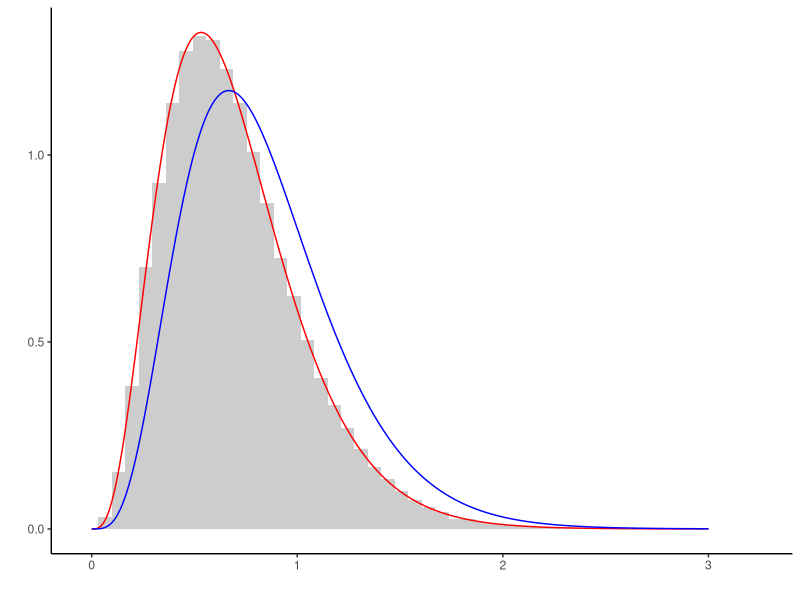
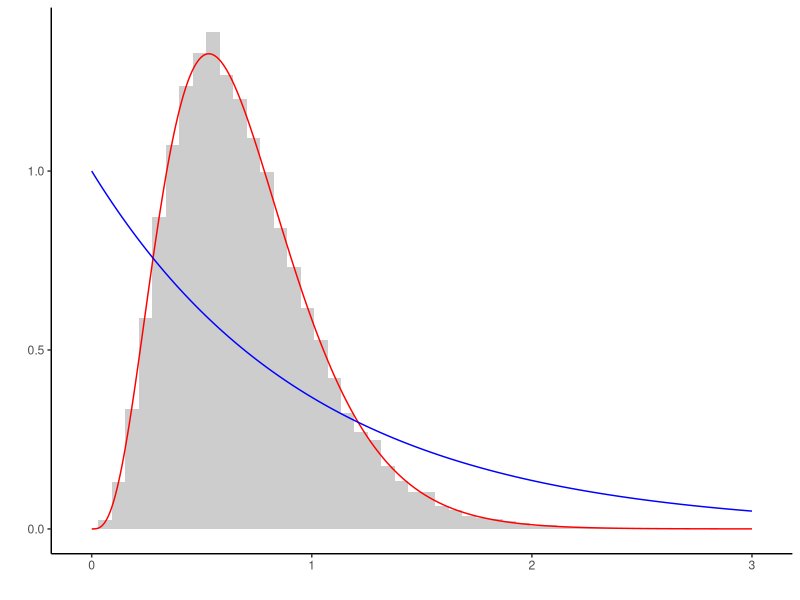
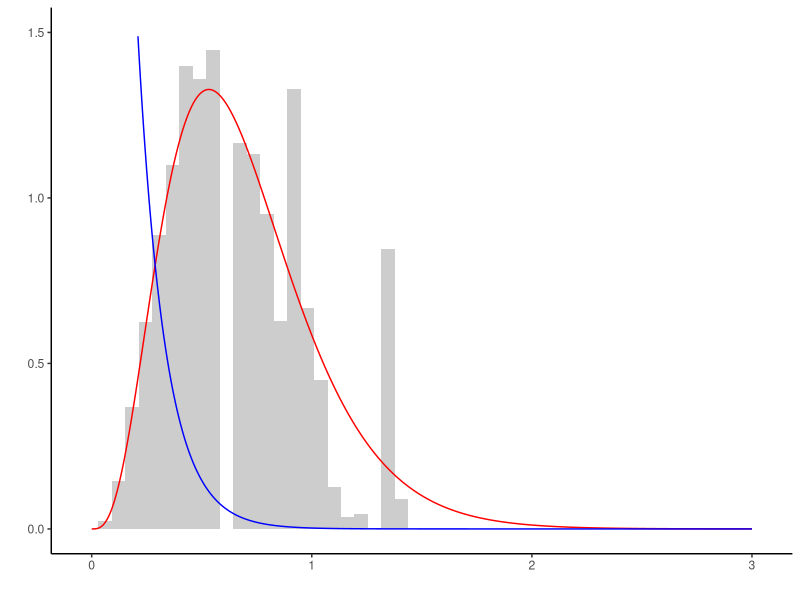
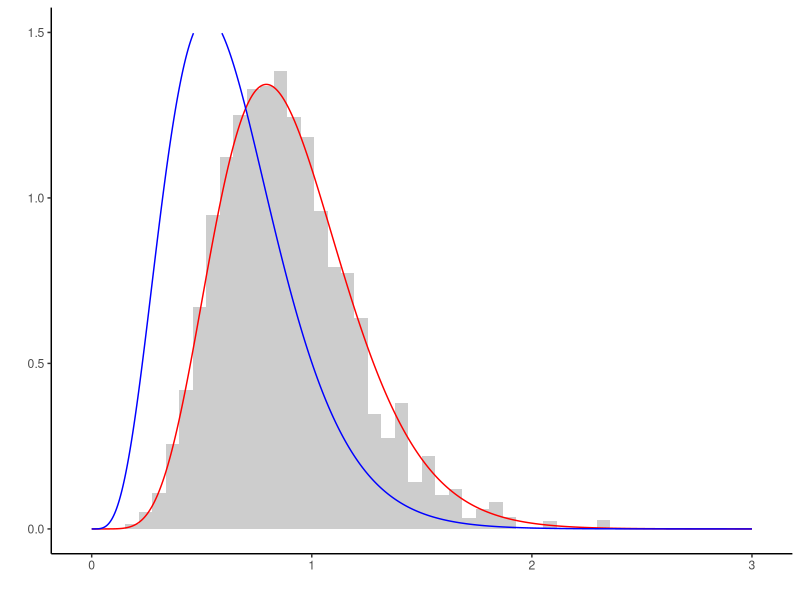
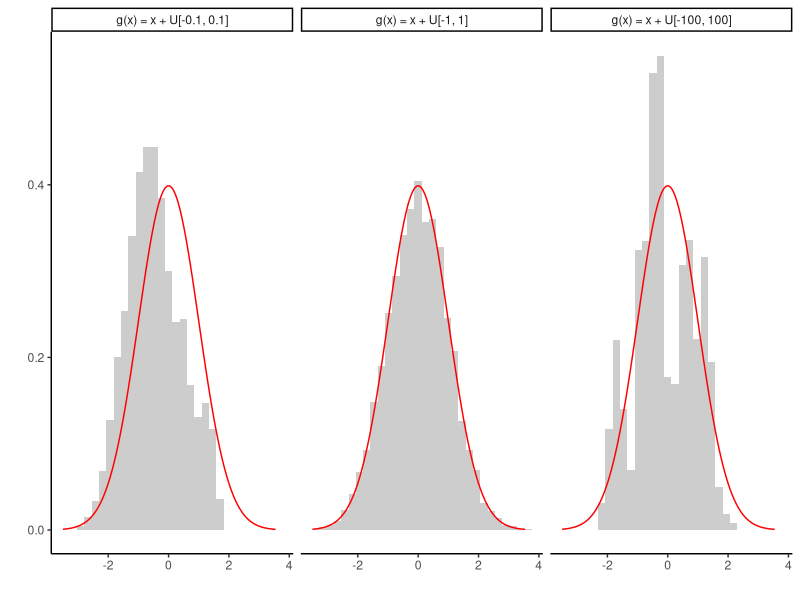

Here is the R script that generated these plots, in order:
## ---- chunk 1
knitr::opts_chunk$set(echo = TRUE)
## ---- chunk 2
alpha0 <- 4.3 #shape 
beta0 <- 6.2 #rate
  
alpha <- 5 #proposal shape
beta <- 6 #proposal rate

f <- function(x) dgamma(x, alpha0, beta0) #target density
q <- function(x) dgamma(x, alpha, beta) #proposal density
rho <- function(x, y) f(y) / f(x) * q(x) / q(y) #acceptance probability

n <- 1e5 #length of chain
Y <- rgamma(n, alpha, beta) #draw from proposal 

X <- c(1) #initial value of Markov chain
for (i in 1:n) {
  if (runif(1) < rho(X[i], Y[i])) X[i + 1] <- Y[i] #accept with rho
  else X[i + 1] <- X[i] #reject with 1-rho
}

# show empirical and theoretical means
data.frame(empirical = mean(X), theoretical = alpha0/beta0)

# visualize
require('ggplot2')
x <- seq(0, 3, l = 1e3)
ggplot() + theme_classic() + labs(y = '', x = '') + 
  geom_histogram(aes(x = X, y = ..density..), bins = 50, alpha = 0.3) + 
  geom_line(aes(x, f(x)), col = 'red') + 
  geom_line(aes(x, q(x)), col = 'blue')
## ---- chunk 3
alpha0 <- 4.3 #shape 
beta0 <- 6.2 #rate

f <- function(x) dgamma(x, alpha0, beta0) #target density
q <- function(x) dexp(x, 1) #proposal density
rho <- function(x, y) f(y) / f(x) * q(x) / q(y) #acceptance probability

n <- 1e5 #length of chain
Y <- rexp(n, 1) #draw from proposal 

X <- c(234) #initial value of Markov chain
for (i in 1:n) {
  if (runif(1) < rho(X[i], Y[i])) X[i + 1] <- Y[i] #accept with rho
  else X[i + 1] <- X[i] #reject with 1-rho
}

# show empirical and theoretical means
data.frame(empirical = mean(X), theoretical = alpha0/beta0)

# visualize
require('ggplot2')
x <- seq(0, 3, l = 1e3)
ggplot() + theme_classic() + labs(y = '', x = '') + 
  geom_histogram(aes(x = X[X<3], y = ..density..), bins = 50, alpha = 0.3) + 
  geom_line(aes(x, f(x)), col = 'red') + 
  geom_line(aes(x, q(x)), col = 'blue')
## ---- chunk 4
set.seed(123)
alpha0 <- 4.3 #shape 
beta0 <- 6.2 #rate

f <- function(x) dgamma(x, alpha0, beta0) #target density
q <- function(x) dexp(x, 8) #proposal density
rho <- function(x, y) min(1, f(y) / f(x) * q(x) / q(y)) #acceptance probability

n <- 1e5 #length of chain
Y <- rexp(n, 8) #draw from proposal 

X <- c(1) #initial value of Markov chain
for (i in 1:n) {
  if (runif(1) < rho(X[i], Y[i])) X[i + 1] <- Y[i] #accept with rho
  else X[i + 1] <- X[i] #reject with 1-rho
}

# show empirical and theoretical means
data.frame(empirical = mean(X), theoretical = alpha0/beta0)

# visualize
require('ggplot2')
x <- seq(0, 3, l = 1e3)
ggplot() + theme_classic() + labs(y = '', x = '') + ylim(c(0,1.5)) + 
  geom_histogram(aes(x = X[X<3], y = ..density..), bins = 50, alpha = 0.3) + 
  geom_line(aes(x, f(x)), col = 'red') + 
  geom_line(aes(x, q(x)), col = 'blue')
## ---- chunk 5
set.seed(123)
alpha0 <- 5.3 #shape
beta0 <- 8.2 #rate

m <- 3 # sample size (if m large, the proposal is bad!)
sample <- rpois(m, rgamma(1, alpha0, beta0)) #draw sample
rho <- function(x, y) dpois(sum(sample), y) / dpois(sum(sample), x) # acc prob 

n <- 1e4 #length of chain
Y <- rgamma(n, alpha0, beta0) #draw from prior 

X <- c(1) #initial value of Markov chain
for (i in 1:n) {
  if ( runif(1) < rho(X[i],Y[i] )) X[i + 1] <- Y[i] #accept with rho
  else X[i + 1] <- X[i] #reject with 1-rho
}


# sampling with knowledge of the posterior
f <- function(x) dgamma(x, alpha0 + sum(sample), beta0 + 1) #posterior
q <- function(x) dgamma(x, alpha0, beta0) #prior

# visualize
require('ggplot2')
x <- seq(0, 3, l = 1e3)
ggplot() + theme_classic() + labs(y = '', x = '') + ylim(c(0,1.5)) + 
  geom_histogram(aes(x = X, y = ..density..), bins = 50, alpha = 0.3) + 
  geom_line(aes(x, f(x)), col = 'red') + 
  geom_line(aes(x, q(x)), col = 'blue')
## ---- chunk 6
set.seed(123)

delta <- c(0.1, 1, 100) #use three different step sizes for the random walk
rho <- function(x, y) exp((x ** 2 - y ** 2) / 2) #acceptance probability
n <- 1e4 #length of chain

X1 <- X2 <- X3 <- c(0) #starting values

for (i in 1:n) {
  
  #generate proposal
  Y1 <- X1[i] + runif(1,-delta[1], delta[1])
  Y2 <- X2[i] + runif(1,-delta[2], delta[2])
  Y3 <- X3[i] + runif(1,-delta[3], delta[3])
  
  #generate next state of Markov chain
  if (runif(1) < rho(X1[i], Y1)) X1[i + 1] <- Y1 #accept with rho
  else X1[i + 1] <- X1[i] #reject with 1-rho
  if (runif(1) < rho(X2[i], Y2)) X2[i + 1] <- Y2 #accept with rho
  else X2[i + 1] <- X2[i] #reject with 1-rho
  if (runif(1) < rho(X3[i], Y3)) X3[i + 1] <- Y3 #accept with rho
  else X3[i + 1] <- X3[i] #reject with 1-rho
}


#plot results 
require('reshape')
require('ggplot2')
df <- melt(data.frame(X1, X2, X3))
ggplot(df) + theme_classic() + 
  labs(y = '', x = '') + 
  geom_histogram(aes(x = value, y = ..density..), bins = 30, alpha = 0.3) + 
  stat_function( fun = dnorm, color = 'red') + 
  facet_wrap(~variable, labeller = as_labeller(c(X1 = 'g(x) = x + U[-0.1, 0.1]',
                                                 X2 = 'g(x) = x + U[-1, 1]',
                                                 X3 = 'g(x) = x + U[-100, 100]'))
  )
